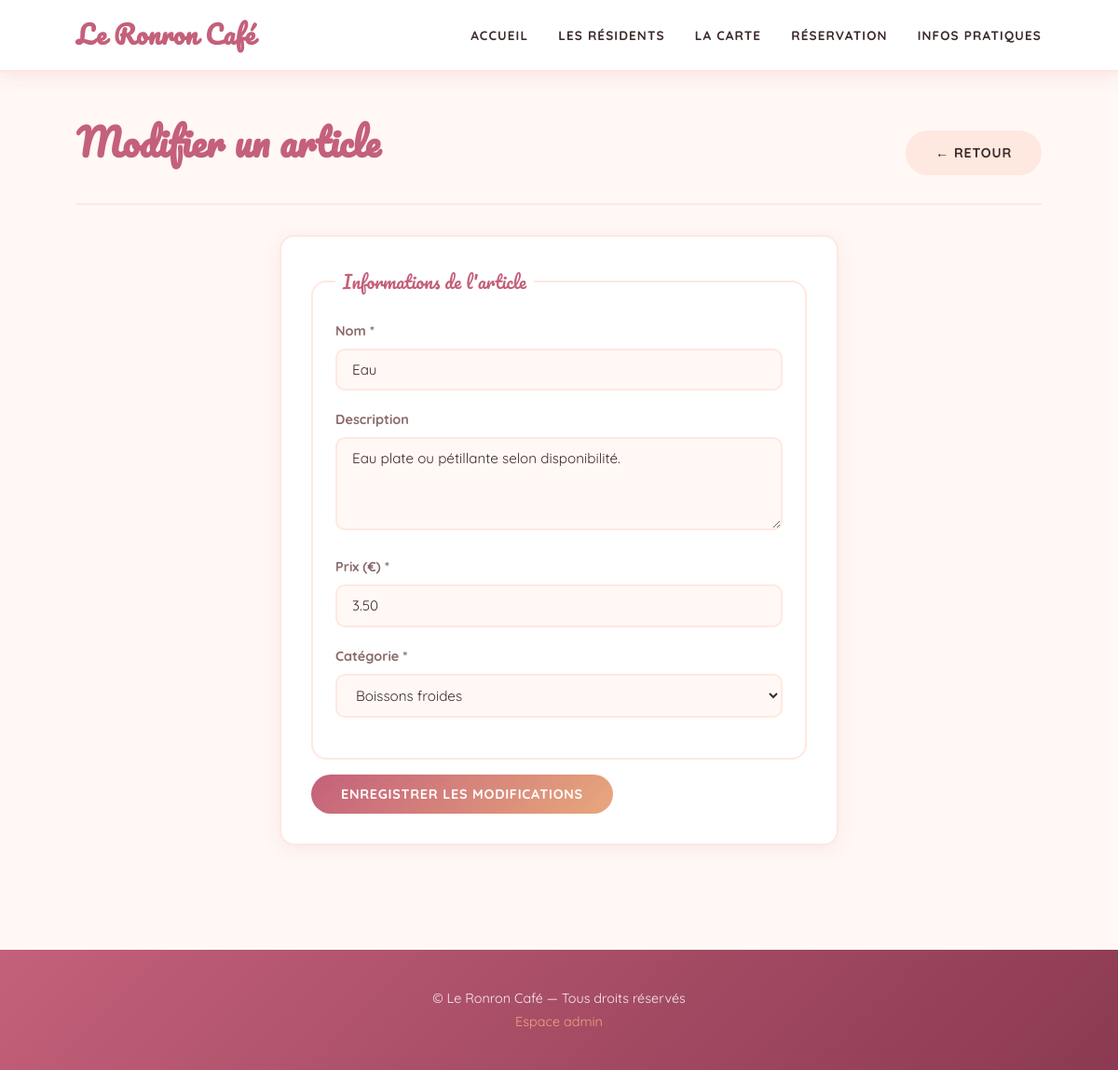
Screenshot of /index.php?page=admin&action=edit_article&id=18 (signed in) with the database file from the repository.
### tables this page shows
CREATE TABLE `Article_Carte` (
  `id_article` int(11) NOT NULL,
  `nom` varchar(150) NOT NULL,
  `description` text,
  `prix` decimal(5,2) NOT NULL,
  `id_categorie` int(11) NOT NULL
);

CREATE TABLE `Categorie_Carte` (
  `id_categorie` int(11) NOT NULL,
  `nom` varchar(100) NOT NULL
);

### controllers/CarteController.php (called while the page is built, shortened)
<?php
require_once 'models/ArticleCarte.php';
require_once 'models/CategorieCarte.php';
class CarteController {
    private ArticleCarte $modelArticle;
    private CategorieCarte $modelCategorie;
    public function __construct() {
        $this->modelArticle = new ArticleCarte();
        $this->modelCategorie = new CategorieCarte();
    }
    public function editArticle(int $id): void {
        $article = $this->modelArticle->getById($id);
        $categories = $this->modelCategorie->getAll();
        include 'views/templates/header.php';
        include 'views/admin/form_article.php';
        include 'views/templates/footer.php';
    }
}
?>

### config/database.php (called while the page is built, shortened)
<?php
function getConnexion(): PDO {
    static $pdo = null;
    if ($pdo === null) {
        $dsn = 'mysql:host=' . DB_HOST . ';dbname=' . DB_NAME . ';charset=' . DB_CHARSET;
        try {
            $pdo = new PDO($dsn, DB_USER, DB_PASS, [
                PDO::ATTR_ERRMODE => PDO::ERRMODE_EXCEPTION,
                PDO::ATTR_DEFAULT_FETCH_MODE => PDO::FETCH_ASSOC,
            ]);
        } catch (PDOException $e) {
            die('Erreur de connexion : ' . $e->getMessage());
        }
    }
    return $pdo;
}
?>

### models/Model.php (called while the page is built, shortened)
<?php
require_once 'config/database.php';
abstract class Model {
    public function __construct() {
        $this->pdo = getConnexion();
    }
}
?>

### models/ArticleCarte.php (called while the page is built, shortened)
<?php
require_once 'models/Model.php';
class ArticleCarte extends Model {
    public function getById($id) {
        $requete = $this->pdo->prepare(
            "SELECT * FROM Article_Carte WHERE id_article = :id"
        );
        $requete->execute([":id" => $id]);
        return $requete->fetch();
    }
}
?>

### models/CategorieCarte.php (called while the page is built, shortened)
<?php
require_once 'models/Model.php';
class CategorieCarte extends Model {
    public function getAll() {
        $requete = $this->pdo->prepare(
            "SELECT * FROM Categorie_Carte ORDER BY nom"
        );
        $requete->execute();
        return $requete->fetchAll();
    }
}
?>

### views/admin/form_article.php (the view, shortened to what this page needs)
<?php
$edition = isset($article) && !empty($article);
$action  = $edition
    ? 'index.php?page=admin&action=edit_article&id=' . $article['id_article']
    : 'index.php?page=admin&action=add_article';
?>
<div class="admin-header">
    <h1><?= $edition ? 'Modifier un article' : 'Ajouter un article' ?></h1>
    <a href="index.php?page=admin" class="btn btn-secondaire">← Retour</a>
</div>
<div class="formulaire">
    <form action="<?= $action ?>" method="post">
        <fieldset>
            <legend>Informations de l'article</legend>
            <div class="champ">
                <label for="nom">Nom *</label>
                <input type="text" id="nom" name="nom" required
                       value="<?= htmlspecialchars($article['nom'] ?? '') ?>">
            </div>
            <div class="champ">
                <label for="description">Description</label>
                <textarea id="description" name="description"><?=
                    htmlspecialchars($article['description'] ?? '')
                ?></textarea>
            </div>
            <div class="champ">
                <label for="prix">Prix (€) *</label>
                <input type="number" id="prix" name="prix"
                       min="0" step="0.01" required
                       value="<?= $article['prix'] ?? '' ?>">
            </div>
            <div class="champ">
                <label for="id_categorie">Catégorie *</label>
                <select id="id_categorie" name="id_categorie" required>
                    <?php foreach ($categories as $categorie) : ?>
                        <option value="<?= $categorie['id_categorie'] ?>"
                            <?= (($article['id_categorie'] ?? 0) == $categorie['id_categorie'])
                                ? 'selected' : '' ?>>
                            <?= htmlspecialchars($categorie['nom']) ?>
                        </option>
                    <?php endforeach; ?>
                </select>
            </div>
        </fieldset>
        <div style="margin-top: 1rem;">
            <button type="submit" class="btn btn-principal">
                <?= $edition ? 'Enregistrer les modifications' : 'Ajouter l\'article' ?>
            </button>
        </div>
    </form>
</div>

### public/css/style.css (style rules this page uses)
:root { --couleur-principale : #C4607A; --couleur-secondaire : #E8A87C; --couleur-accent : #C9A84C; --couleur-fond : #FFF8F5; --couleur-fond-clair : #FFE8E0; --couleur-texte : #3D2B2B; --couleur-texte-clair: #8B6A6A; --couleur-blanc : #FFFFFF; --couleur-erreur : #C0392B; --couleur-succes : #27AE60; --police-titre : 'Pacifico', cursive; --police-texte : 'Quicksand', sans-serif; --ombre : 0 4px 20px rgba(196, 96, 122, 0.1); --ombre-hover : 0 8px 30px rgba(196, 96, 122, 0.2); --border-radius : 16px; --transition : all 0.3s ease; }
*, *::before, *::after { box-sizing: border-box; margin: 0; padding: 0; }
body { font-family: var(--police-texte); background: var(--couleur-fond); color: var(--couleur-texte); font-size: 16px; line-height: 1.7; display: flex; flex-direction: column; min-height: 100vh; }
a { color: var(--couleur-principale); text-decoration: none; transition: var(--transition); }
h1, h2, h3 { font-family: var(--police-titre); color: var(--couleur-principale); line-height: 1.3; }
h1 { font-size: 2.5rem; margin-bottom: 1.5rem; }
.formulaire { background: var(--couleur-blanc); border-radius: var(--border-radius); padding: 2rem; box-shadow: var(--ombre); max-width: 600px; margin: 0 auto; border: 2px solid var(--couleur-fond-clair); }
fieldset { border: 2px solid var(--couleur-fond-clair); border-radius: var(--border-radius); padding: 1.5rem; }
legend { font-family: var(--police-titre); font-size: 1.2rem; color: var(--couleur-principale); padding: 0 0.5rem; }
.champ { margin-bottom: 1.2rem; }
label { display: block; font-size: 0.9rem; font-weight: 700; color: var(--couleur-texte-clair); margin-bottom: 0.4rem; }
input[type="text"], input[type="email"], input[type="password"], input[type="date"], input[type="time"], input[type="number"], select, textarea { width: 100%; padding: 0.7rem 1rem; border: 2px solid var(--couleur-fond-clair); border-radius: 10px; font-family: var(--police-texte); font-size: 0.95rem; color: var(--couleur-texte); background: var(--couleur-fond); transition: var(--transition); }
textarea { resize: vertical; min-height: 100px; }
.btn { display: inline-block; padding: 0.75rem 2rem; border-radius: 50px; font-family: var(--police-texte); font-size: 0.9rem; font-weight: 700; letter-spacing: 0.05em; text-transform: uppercase; cursor: pointer; border: none; transition: var(--transition); }
.btn-principal { background: linear-gradient(135deg, var(--couleur-principale), var(--couleur-secondaire)); color: var(--couleur-blanc); }
.btn-secondaire { background: var(--couleur-fond-clair); color: var(--couleur-texte); }
.admin-header { display: flex; justify-content: space-between; align-items: center; margin-bottom: 2rem; padding-bottom: 1rem; border-bottom: 2px solid var(--couleur-fond-clair); }

### rows the page displays
article_carte: nom "Eau", description "Eau plate ou pétillante selon disponibilité.", prix "3.50", id_categorie "Boissons froides"
